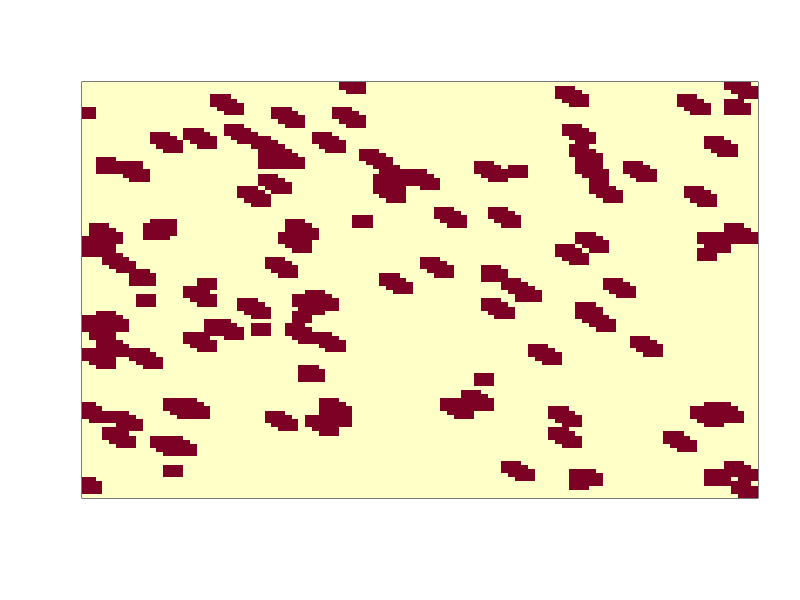
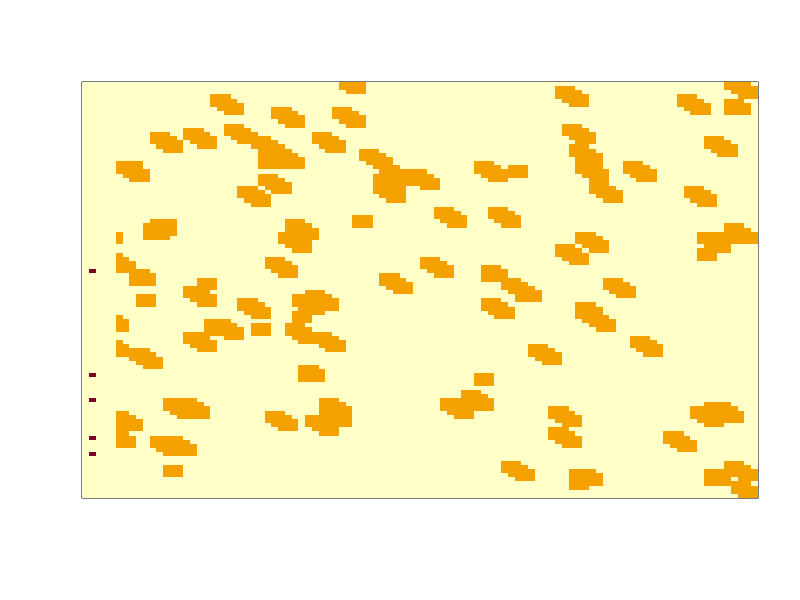
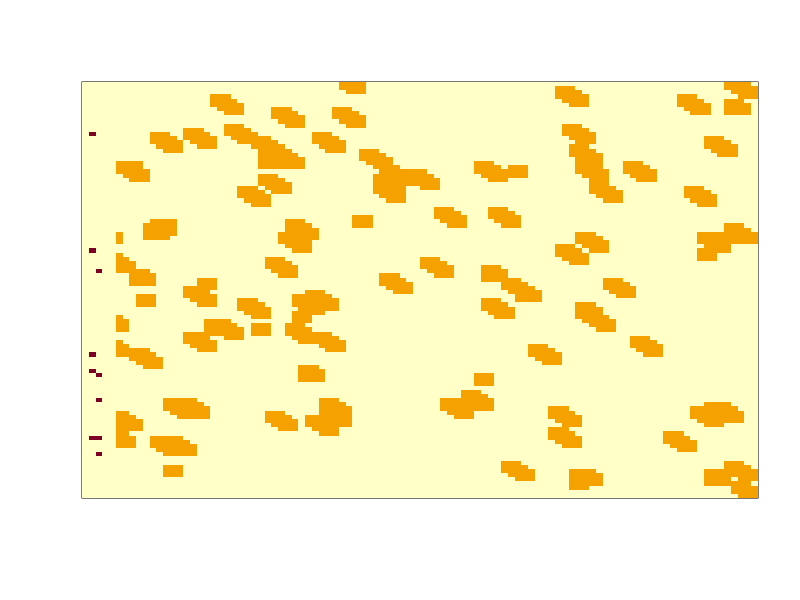
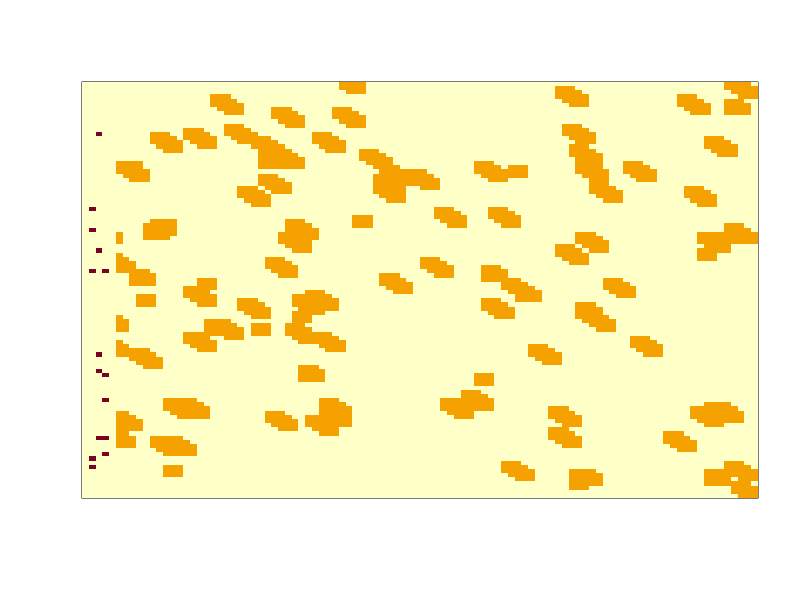
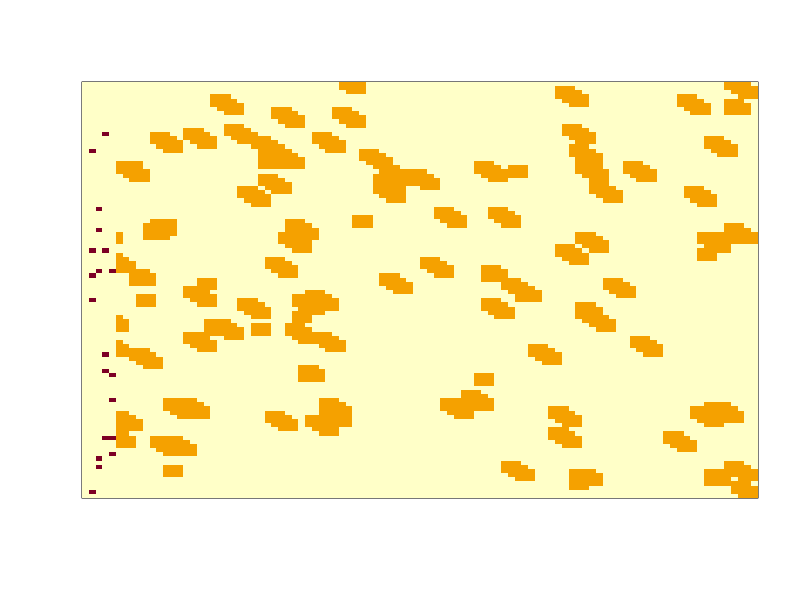
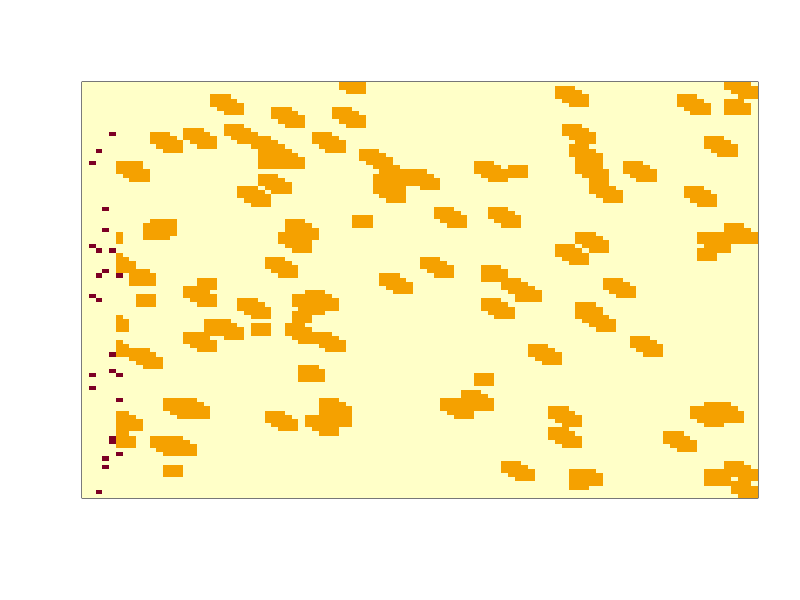
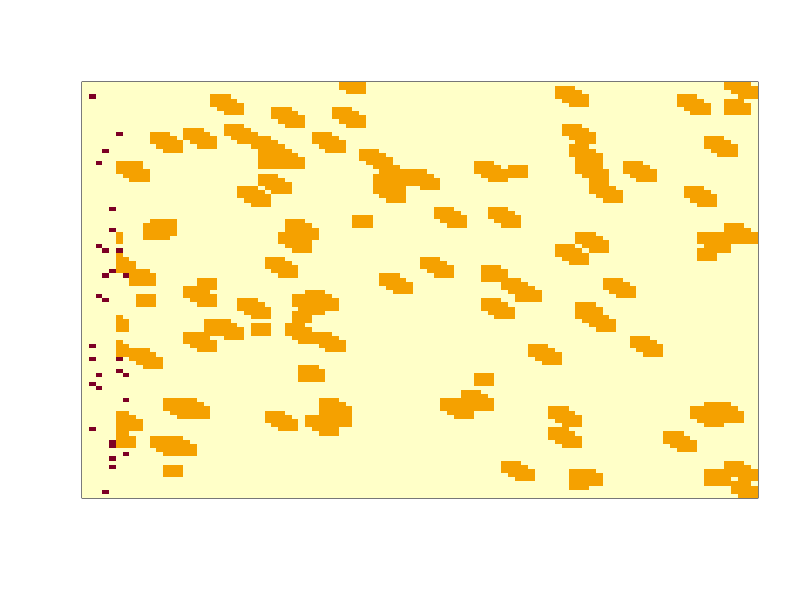
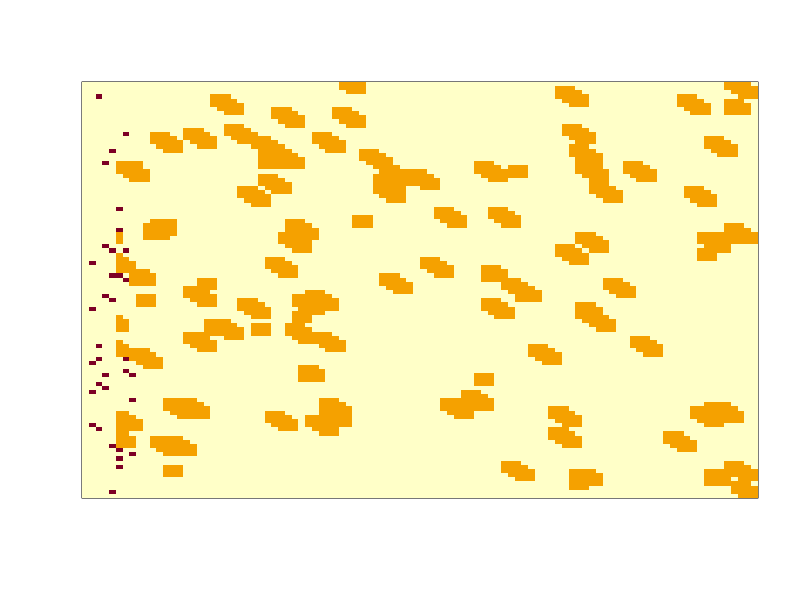

These figures' R source, in order: (Note: this script raises an error after producing the figures.)
rotate <- function(x) t(apply(x, 2, rev))
n=100
zona <- matrix(rep(0, n * n), nrow = n, ncol = n)
porosidad=.01
k=porosidad*n*n
x <- rep(0, k) # ocupamos almacenar las coordenadas x de las semillas
y <- rep(0, k) # igual como las coordenadas y de las semillas
for (grano in 1:k) {
    while (TRUE) { # hasta que hallamos una posicion vacia para la semilla
        fila <- sample(1:n, 1)
        columna <- sample(1:n, 1)
        if (zona[fila, columna] == 0) {
            zona[fila, columna] = 1
            x[grano] <- columna
            y[grano] <- fila
            break
        }
    }
}
zona1=zona
#GENERACION MEDIO POROSO
for(time in 1:2){
for(pos in 1:k){
   j=x[pos]
   i=y[pos]
      zona[max(i- 1,1) : min(i+ 1, n),
                         max(j-1, 1): min(j+ 1, n)]=1
   x=c(x,max(j- 1, 1): min(j+ 1, n))
   y=c(y,max(i- 1,1) : min(i+ 1, n))
    k=length(x)
}
}
image(rotate(zona), xaxt='n', yaxt='n',axes=T)
medioporoso=zona
zona[,1:5]=0

#INYECCION DE GAS
moleculas=5
xm=rep(0, moleculas)
ym=rep(0, moleculas)
for(i in 1:moleculas){
 while (TRUE) { # hasta que hallamos una posicion vacia para el gas
        fila<- sample(1:n, 1)
        if (zona[fila, 1] ==0 ) {
            zona[fila, 1] = 2
            xm[i] <- 1
            ym[i] <- fila
            break
        }
    }
}
#FLUJO DE GAS
for(tiempo in 1:100){
 for(i in 1:(tiempo*moleculas)){
   p1=zona[ym[i], min(n,xm[i]+1)]            #POSIBLES ESPACIO PARA EL GAS
   p2=zona[max(1,ym[i]-1), min(n,xm[i]+1)]
   p3=zona[ min(n,ym[i]+1),  min(n,xm[i]+1)]
   p4=zona[min(n,ym[i]+1), xm[i]]
   p5=zona[min(n,ym[i]-1), xm[i]]
   p6=zona[ min(n,ym[i]+1),  max(1,xm[i]-1)]
   p7=zona[ max(1,ym[i]-1),  max(1,xm[i]-1)]
   p8=zona[ym[i], max(1,xm[i]-1)] 
   dy=c(ym[i],max(1,ym[i]-1), min(n,ym[i]+1),min(n,ym[i]+1),min(n,ym[i]-1), +
           min(n,ym[i]+1),max(1,ym[i]-1),ym[i])                             #POSIBLES Y PARA E GAS
    dx=c(min(n,xm[i]+1),min(n,xm[i]+1),min(n,xm[i]+1), xm[i],xm[i], +
         max(1,xm[i]-1),max(1,xm[i]-1),max(1,xm[i]-1))                       #POSIBLES X PARA EL GASA

   zona[ym[i],xm[i]]=0
    j=1
     
      while (TRUE) {                   # hasta que hallamos una posicion vacia para el gas
       if (zona[dy[j],dx[j]] ==0){                  
           zona[dy[j],dx[j]]=2
          ym[i]=dy[j]
          xm[i]=dx[j]
           break
        }
       j=j+1
       }
   }
    png(paste("pf", tiempo, ".png", sep=""))
    image(rotate(zona), xaxt='n', yaxt='n',axes=T)
    graphics.off()
#INYECCION CONSTANTE DE GAS
    for(j in ((tiempo*moleculas)+1):((tiempo+1)*moleculas)){
        while (TRUE) { # hasta que hallamos una posicion vacia para el gas
          fila<- sample(1:n, 1)
          if (zona[fila, 1] ==0 ) {
            zona[fila, 1] = 2
            xm[j] <- 1
            ym[j] <- fila
            break
          }
       }
    }


}
